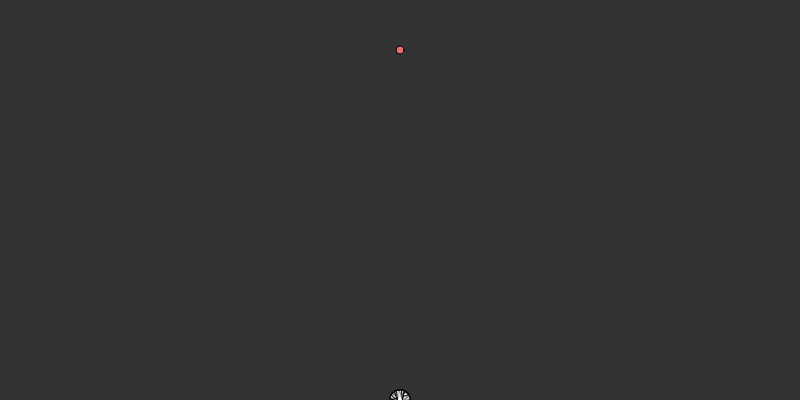
Frame 1 (no input)
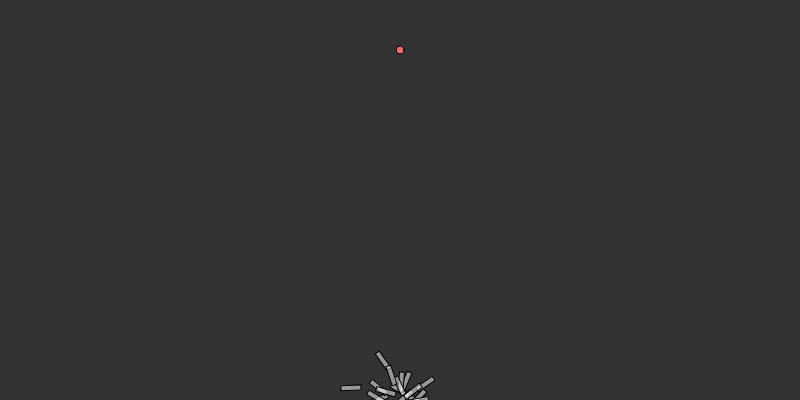
Frame 60 (no input)
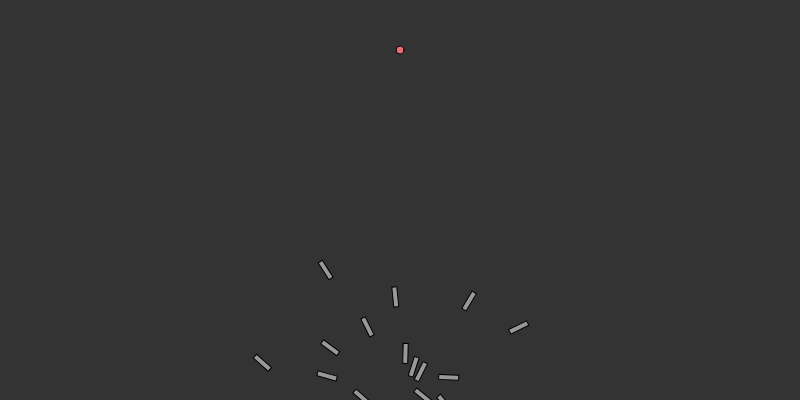
Frame 120 (the mouse pressed at the canvas centre since frame 60)

The p5.js sketch that drew these frames (run headless with seeded random() and noise() and a simulated clock; from frame 60 on, the mouse is pressed at the canvas centre):

// p5.js sketch
// ── sketch.js
let population;
let lifetime = 200;
let target;

function setup() {
	createCanvas(800,400);	
	population = new Population();
	target = createVector(width/2,50);
}

function draw() {
	background(51);
	population.run();
	fill(230,110,110);
	circle(target.x,target.y,8);
}

function Population() {
	this.rockets = [];
	this.nb = 25;

	for(let i=0;i<this.nb;i++) {
		this.rockets[i] = new Rocket();
	}

	this.run = function() {
		for(let i=0;i<this.nb;i++) {
			this.rockets[i].update();
			this.rockets[i].show();
		}
	}
}

function Rocket() {
	this.pos = createVector(width/2,height);
	this.vel = createVector();
	this.acc = createVector();
	this.dna = new DNA();
	this.count = 0;

	this.force = function(force) {
		this.acc.add(force);
		this.count = (this.count +1) % lifetime;
	}

	this.update = function() {
		this.force(this.dna.genes[this.count]);
		this.vel.add(this.acc);
		this.pos.add(this.vel);
		this.acc.mult(0);
	}

	this.show = function() {
		push();
		fill(255,127);
		translate(this.pos.x,this.pos.y);
		rotate(this.vel.heading());
		rectMode(CENTER);
		rect(0,0,20,5);
		pop();
	}
}

function DNA() {
	this.genes = [];

	for (let i=0; i<lifetime;i++) {
		this.genes[i] = p5.Vector.random2D();
		this.genes[i].setMag(0.1);
	}
}
